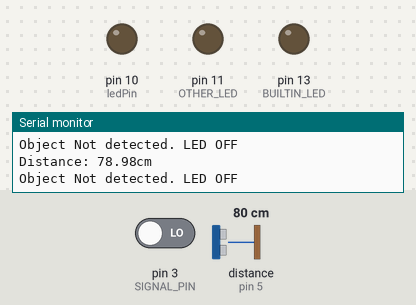
Simulated run of this sketch. Board: Arduino Uno, built with avr-gcc and run on an emulated ATmega328P. On the bench: output pins drawn as LEDs (lit = HIGH), the last lines printed to the serial monitor. Wiring (inferred from the names in the program): ultrasonic range finder: trigger pin 5; echo pin 5. The test bench sets the inputs (shaded band); at power-on: distance to the obstacle (sensor on pin 5) 80 cm, pin 3 (SIGNAL_PIN) LOW. The echo pulse lasts 58.3 µs per cm.

Above: at 1.8 s.
1.9 s: distance to the obstacle (sensor on pin 5) set to 12 cm
3.4 s: distance to the obstacle (sensor on pin 5) set to 9 cm
At 4.3 s:
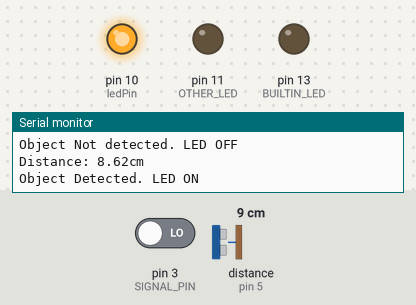
5.5 s: pin 3 (SIGNAL_PIN) driven HIGH
At 6.3 s:
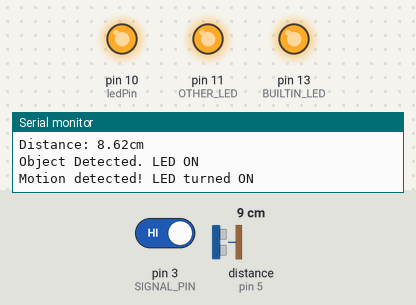
8.0 s: distance to the obstacle (sensor on pin 5) set to 18 cm
At 9.6 s:
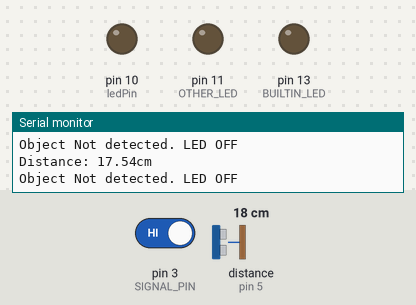
10.0 s: distance to the obstacle (sensor on pin 5) set to 2 cm
At 11.3 s:
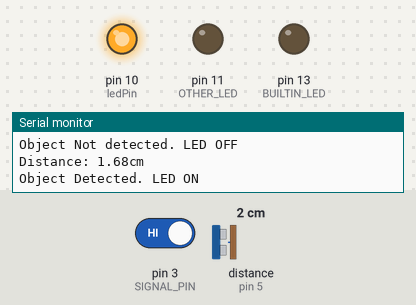
Timing chart, 0 to 13.0 s (numbered marks = the images above; inputs shaded):
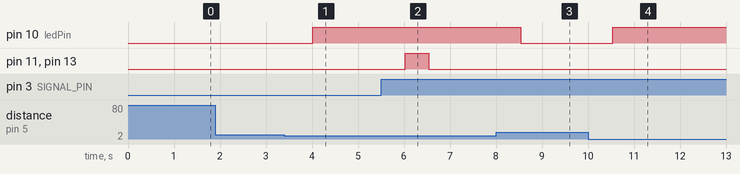

The sketch:

Task1.3P.ino
```cpp
#define SIGNAL_PIN 3
#define BUILTIN_LED 13
#define OTHER_LED 11
#define ledPin 10
#define sensorPin 5

bool motionDetected = false;

void motionISR() {
  motionDetected = true;
}

void setup() {

  pinMode (ledPin, OUTPUT);
  pinMode(SIGNAL_PIN, INPUT);
  pinMode(BUILTIN_LED, OUTPUT);
  pinMode(OTHER_LED, OUTPUT);
  pinMode(sensorPin, OUTPUT);


  Serial.begin(9600);

  attachInterrupt(digitalPinToInterrupt(SIGNAL_PIN), motionISR, RISING);
  }


void loop() {

  float dist = getDistance();
  Serial.print("Distance: ");
  Serial.print(dist);
  Serial.println("cm");

  if(dist < 10){
  	digitalWrite(ledPin, HIGH);
    Serial.println("Object Detected. LED ON");
  }
  else{
  	digitalWrite(ledPin, LOW);
    Serial.println("Object Not detected. LED OFF");
  }

  if (motionDetected) {

    digitalWrite(OTHER_LED, HIGH);
    digitalWrite(BUILTIN_LED, HIGH);

    Serial.println("Motion detected! LED turned ON");

    delay(500);

    digitalWrite(OTHER_LED, LOW);
    digitalWrite(BUILTIN_LED, LOW);

    Serial.println("No motion detected. LED turned OFF");

    motionDetected = false;
  }

  delay(1000);
}

float getDistance() {
  pinMode(sensorPin, OUTPUT);
  digitalWrite(sensorPin, LOW);
  delayMicroseconds(2);
  digitalWrite(sensorPin, HIGH);
  delayMicroseconds(10);
  digitalWrite(sensorPin, LOW);

  pinMode(sensorPin, INPUT);
  long duration = pulseIn(sensorPin, HIGH);
  float distance = duration * 0.034 / 2;
  return distance;
}
```

Measured:
- the behaviour switches between 11 and 10 cm on distance to the obstacle (sensor on pin 5) (found by bisection; images 0 and 1)
- after the input at 3.4 s, pin 10 (ledPin): LOW → HIGH after 0.62 s
- after the input at 5.5 s, pin 11 (OTHER_LED), pin 13 (BUILTIN_LED): LOW → HIGH after 0.52 s, → LOW 0.51 s later
- after the input at 8.0 s, pin 10 (ledPin): HIGH → LOW after 0.54 s
- after the input at 10.0 s, pin 10 (ledPin): LOW → HIGH after 0.54 s
